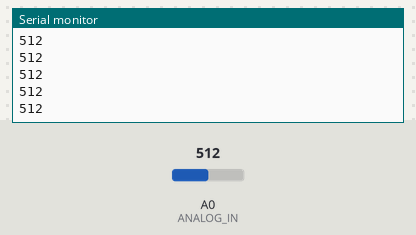
Recording of a sketch running on a simulated Arduino Uno, built with avr-gcc and run on an emulated ATmega328P. Shown: the last lines printed to the serial monitor. The test bench sets the inputs (shaded band); at power-on: A0 (ANALOG_IN) = 512.

Above: at 1.2 s.
1.3 s: A0 (ANALOG_IN) set to 716
At 2.4 s:
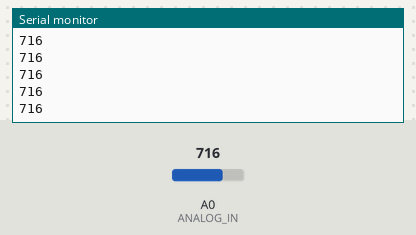
2.8 s: A0 (ANALOG_IN) set to 900
At 3.6 s:
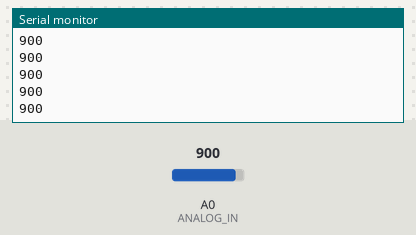
Timing chart, 0 to 5.8 s (numbered marks = the images above; inputs shaded):
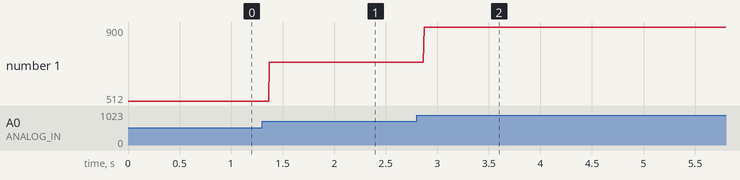

Measured:
- after the input at 1.3 s, the serial monitor: prints a new line after 0.07 s (image 1)
- after the input at 2.8 s, the serial monitor: prints a new line after 0.07 s (image 2)
- plotted number 1: 512 → 716 after the input at 1.3 s, 716 → 900 after the input at 2.8 s

The sketch:

Simple_Oscilloscope.ino
```cpp
int ANALOG_IN = 0;
int val;
 void setup() {
    Serial.begin(9600);
}

void loop() {
    int val = analogRead(ANALOG_IN);
    Serial.println(val);
    if (Serial.available() >= 0) {
        char incomingByte = Serial.read();
        if (incomingByte=='0') {
           while(1) { } } }}
```
